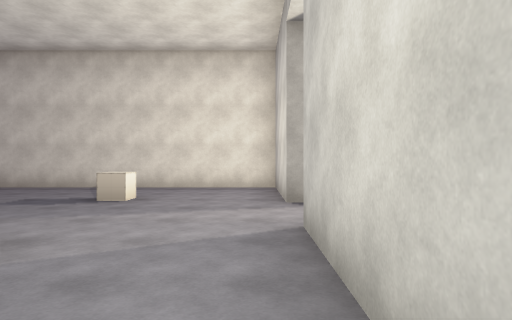
View 1 (above)

16 first-person views from a walk through a scene from a Unity 3-D project. The camera is 1.4 m above the floor, looks level and sees 75° across. The floor is counted in squares, 2 m on a side. Each view is taken from the middle of a square. On the plan, view 1 faces up. The plan holds only what a view shows up to about 10 squares ahead; the rest is blank. The place goes on beyond the plan. The player is left out. Door leaves are left out, so doorways stand open.

View 2
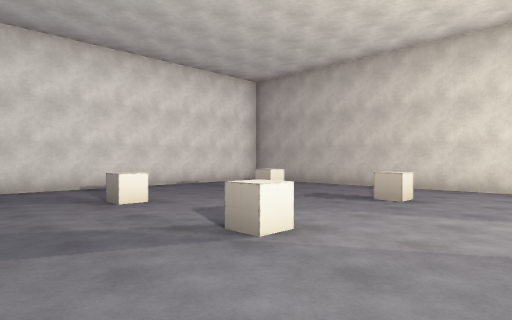

View 3
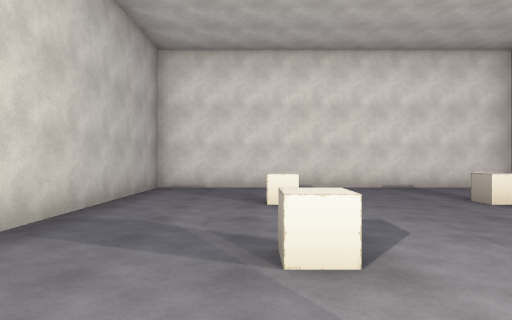

View 4
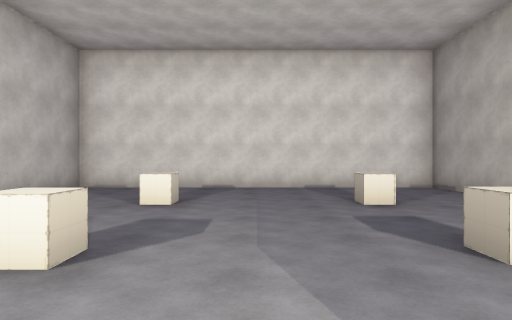

View 5
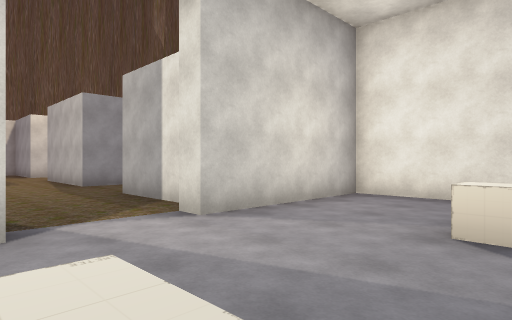

View 6
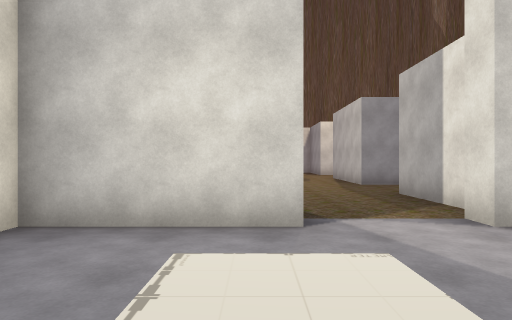

View 7
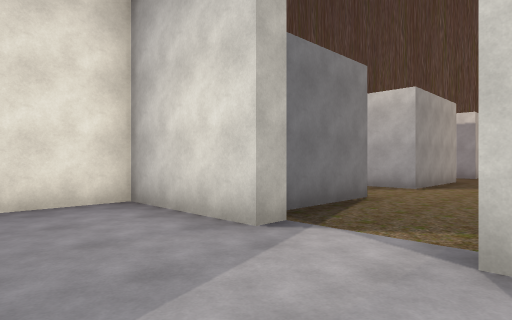

View 8
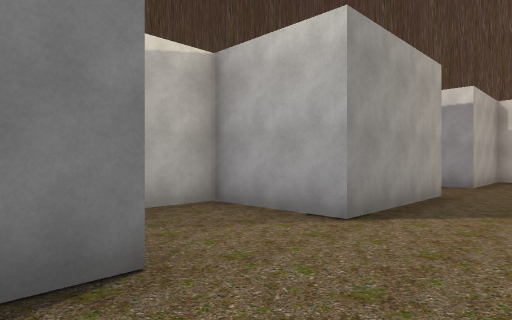

View 9
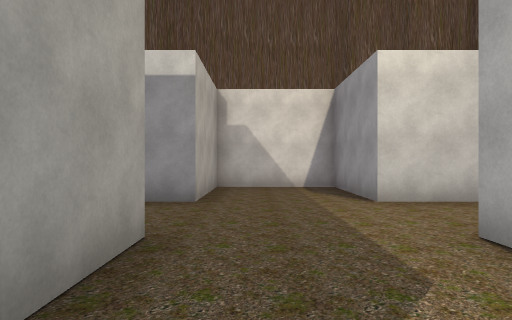

View 10
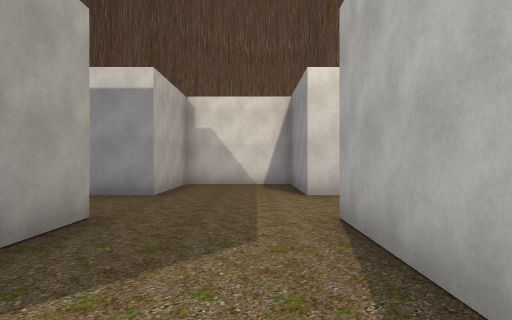

View 11
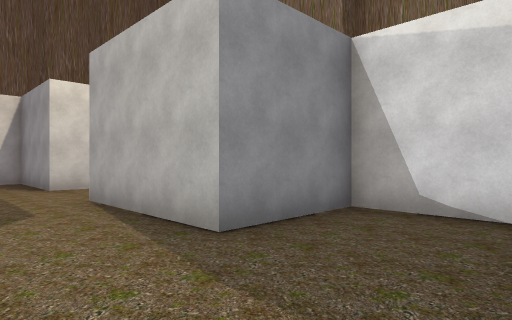

View 12
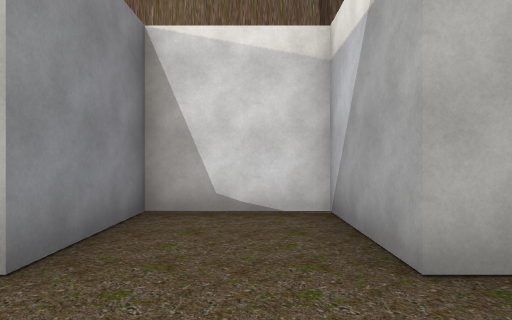

View 13
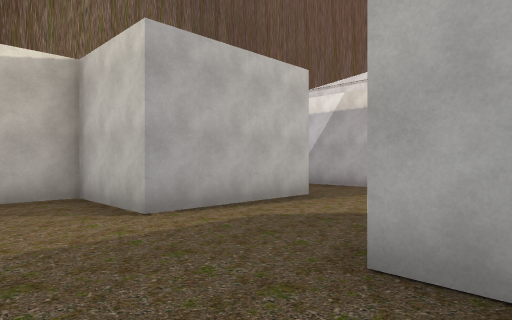

View 14
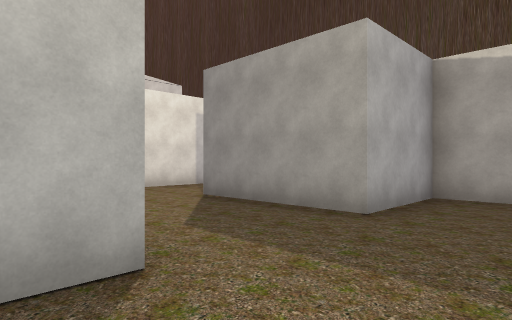

View 15
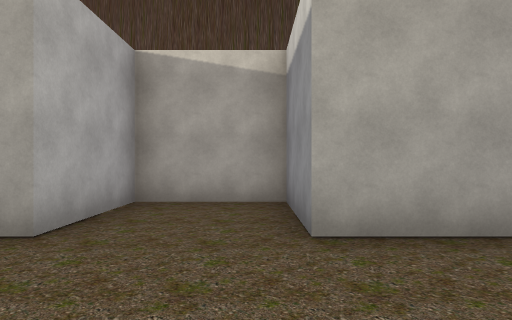

View 16
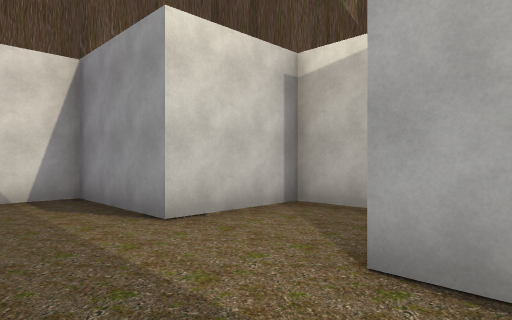

### Floor plan
Points are (right, up) in squares from view 1. A wall is a line through its corners. A room is listed if a view was taken in it or the views show most of it. See-through windows are left out.
Room 1 (views 1, 2, 3, 4, 5, 6, 7)
walls: (0.5, 5.5) (0.5, 8.5) (-8.5, 8.5) (-8.5, -0.5) (0.5, -0.5) (0.5, 3.5)
ways out: open door at (1, 4.5) to room 2
Room 2 (views 8, 9, 10, 11, 12, 13, 14, 15, 16)
walls: (4, 7.9) (4, 6) (1.5, 6); (1.8, 3) (4, 3) (4, 0.5) (6.5, 0.5) (6.5, 3) (10, 3) (10, 0.5) (12.5, 0.5) (12.5, 3) (15.5, 3) (15.5, 6) (12.5, 6) (12.5, 8.5) (10, 8.5) (10, 6) (6.5, 6) (6.5, 8.5) (5.2, 8.5)
ways out: open door at (1, 4.5) to room 1

Positions as (right, up) in squares from view 1, and headings:
1: (0, 0), facing up
2: (0, 0), facing up-left
3: (0, 2), facing left
4: (0, 4), facing left
5: (-3, 6), facing down-right
6: (-3, 6), facing right
7: (-2, 3), facing up-right
8: (3, 4), facing up-right
9: (7, 5), facing right
10: (6, 4), facing right
11: (4, 5), facing down-right
12: (5, 5), facing down
13: (12, 7), facing down-left
14: (12, 2), facing up-left
15: (12, 3), facing up
16: (9, 5), facing down-right
